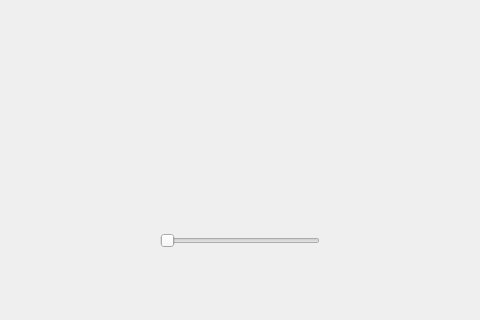
<?xml version="1.0" encoding="UTF-8"?>
<ui version="4.0">
 <class>MultipleChoice</class>
 <widget class="QDialog" name="MultipleChoice">
  <property name="geometry">
   <rect>
    <x>0</x>
    <y>0</y>
    <width>480</width>
    <height>320</height>
   </rect>
  </property>
  <property name="windowTitle">
   <string>Dialog</string>
  </property>
  <widget class="QSlider" name="horizontalSlider">
   <property name="geometry">
    <rect>
     <x>160</x>
     <y>230</y>
     <width>160</width>
     <height>22</height>
    </rect>
   </property>
   <property name="orientation">
    <enum>Qt::Horizontal</enum>
   </property>
  </widget>
 </widget>
 <resources/>
 <connections/>
</ui>
